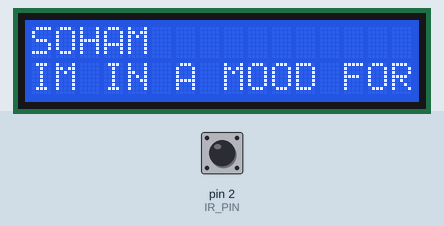
Recording of a sketch running on a simulated Arduino Uno, built with avr-gcc and run on an emulated ATmega328P. Shown: 16×2 character LCD. Inputs (shaded band) come from the test bench; at power-on: pin 2 (IR_PIN) HIGH. Random numbers use the default seed unless the sketch sets one; what the sketch prints to the serial monitor is not drawn.

Above: at 1.7 s.
1.8 s: pin 2 (IR_PIN) driven LOW
At 2.8 s:
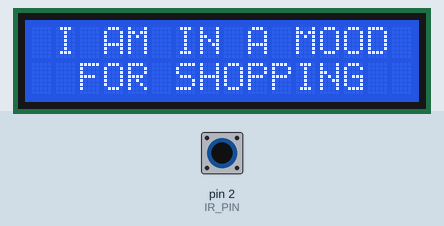
4.8 s: pin 2 (IR_PIN) pulsed HIGH 2 times (0.12 s each, 0.3 s apart)
At 5.9 s:
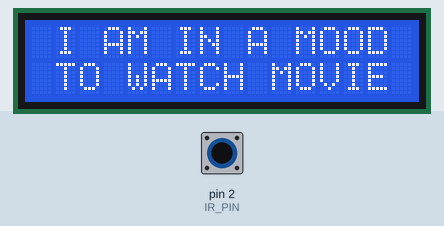
8.4 s: pin 2 (IR_PIN) pulsed HIGH 5 times (0.12 s each, 0.3 s apart)
At 9.9 s:
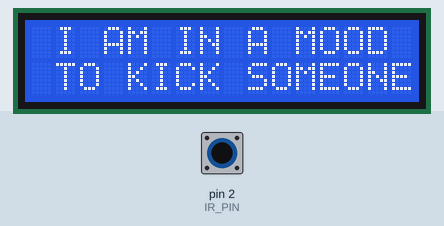
Timing chart, 0 to 11.4 s (numbered marks = the images above; inputs shaded):
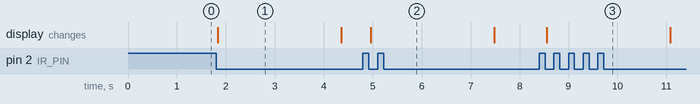

The sketch:

06_IM_IN_A_MOOD_FOR.ino
```cpp
/*****************************************************
  Activity Name: Im In A Mood For
  Organisation: Soham Academy Of Human Excellence
  Website: https://ria.sohamacademy.org/
****************************************************/

#include "LiquidCrystal_I2C.h"
// Global variables
byte IR_val      = 0;
byte prev_IR_val = 1;
byte reply           = 0; // varies sfrom 0 to 7
const byte IR_PIN = 2  ;
String Msg1 = "SOHAM";
String Msg2 = "IM IN A MOOD FOR";
LiquidCrystal_I2C Lcd(0x27, 16, 2);
int Count = 0 ;

void printMsg(String msg1 , String msg2) {
  Lcd.clear();
  Lcd.setCursor(0, 0);
  Lcd.print(msg1);
  Lcd.setCursor(0, 1);
  Lcd.print(msg2);
  delay(500);
}

void setup() {
  Lcd.begin();
  Serial.begin(9600);
  pinMode(IR_PIN, INPUT);
  // intro message
  printMsg(Msg1, Msg2);
}

void loop()  {
IR_val = digitalRead(IR_PIN);
  Serial.println(IR_val);
  if ((prev_IR_val == 1) && (IR_val == LOW)) {
    if (Count == 5) {
      Lcd.clear();
      Lcd.setCursor(0, 0);
      Lcd.print("PLEASE BE QUIET,");
      Serial.println(" I AM NOT IN A MOOD");
      Lcd.setCursor(0, 1);
      Lcd.print(" I'M NOT IN MOOD");
      Count++;
      }
    else {
      reply = random(12); // randomly choose 1 out of 12 anwers
      Lcd.clear();
      Lcd.setCursor(0, 0);
      Lcd.print(" I AM IN A MOOD");
      Serial.println(" I AM IN A MOOD");
      Lcd.setCursor(0, 1);
      //    delay(1000);
      switch (reply) {
        case 0:
          Lcd.print(" FOR ICE CREAM");
          Count++;
          break;
        case 1:
          Lcd.print(" TO WATCH MOVIE");
          Count++;
          break;
        case 2:
          Lcd.print(" TO LISTEN SONGS");
          Count++;
          break;
        case 3:
          Lcd.print("  TO DANCE");
          Count = 0 ;
          break;
        case 4:
          Lcd.print(" TO SING A SONG");
          break;
          Count++;
        case 5:
          Lcd.print(" TO KICK SOMEONE");
          Count = 0;
          break;
        case 6:
          Lcd.print("TO GO OUT TO EAT");
          Count++;
          break;
        case 7:
          Lcd.print("  FOR SHOPPING");
          Count++;
          break;
        case 8:
          Lcd.print("    TO SLEEP");
          Count++;
          break;
        case 9:
          Lcd.print("  TO MAKE REEL");
          Count++;
          break;
        case 10:
          Lcd.print("   TO FIGHT");
          Count++;
          break;
        case 11:
          Lcd.print("   TO STUDY");
          Count++;
          break;
      }
    }
//    while(!digitalRead(IR_PIN));
      delay(2500); // wait for 2.5 sec
      Lcd.clear(); // the display is cleared
      Lcd.setCursor(0, 0); //set the cursor position at the column = 0 , row = 0
      Lcd.print(Msg1);
      Lcd.setCursor(0, 1); //set the cursor position at the column = 0 , row = 1
      Lcd.print(Msg2);
      delay(500);
  }
   prev_IR_val = IR_val;
}
```

Measured:
- after the input at 1.8 s, the display: changes at once (image 1)
- after the input at 4.8 s, the display: changes after 0.16 s (image 2)
- after the input at 8.4 s, the display: changes after 0.16 s (image 3)
- what the display in image 1 shows lasts 2.6 s, from 1.8 s to 4.4 s
